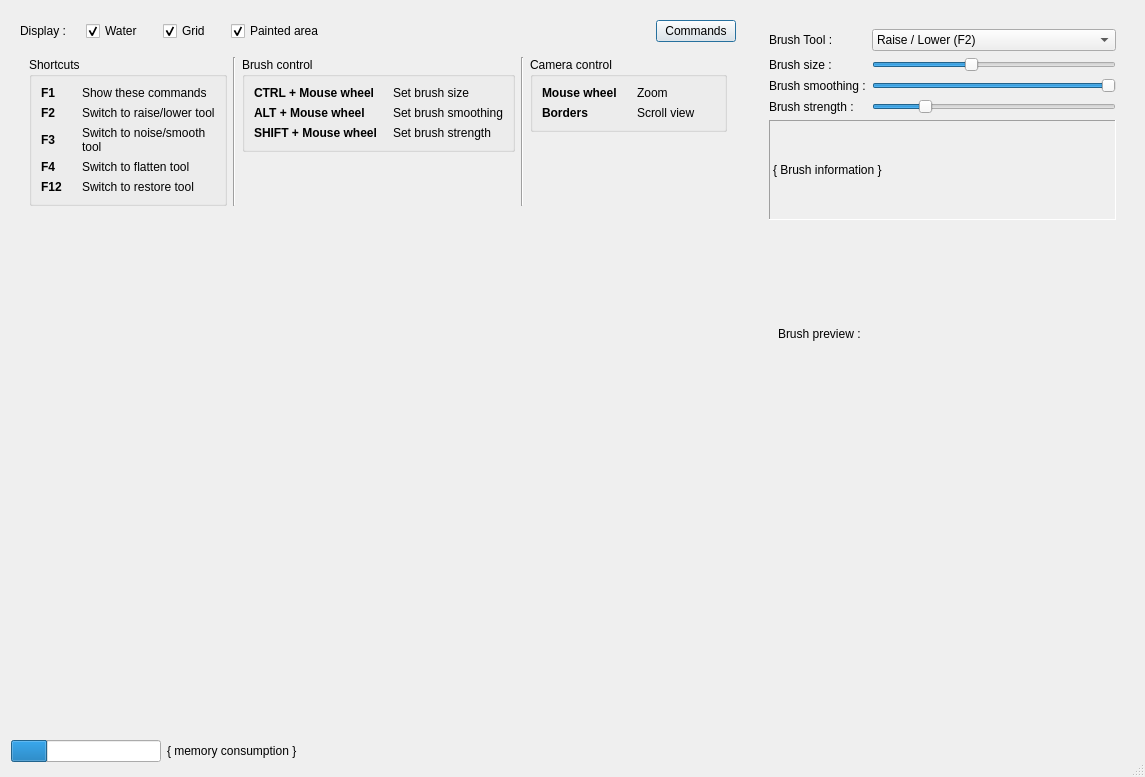
<?xml version="1.0" encoding="UTF-8"?>
<ui version="4.0">
 <class>DialogTerrainPainting</class>
 <widget class="QDialog" name="DialogTerrainPainting">
  <property name="geometry">
   <rect>
    <x>0</x>
    <y>0</y>
    <width>1145</width>
    <height>777</height>
   </rect>
  </property>
  <property name="sizePolicy">
   <sizepolicy hsizetype="MinimumExpanding" vsizetype="Preferred">
    <horstretch>0</horstretch>
    <verstretch>0</verstretch>
   </sizepolicy>
  </property>
  <property name="windowTitle">
   <string>Paysages 3D - Terrain painting</string>
  </property>
  <property name="sizeGripEnabled">
   <bool>true</bool>
  </property>
  <property name="modal">
   <bool>true</bool>
  </property>
  <layout class="QVBoxLayout" name="verticalLayout">
   <item>
    <layout class="QHBoxLayout" name="horizontalLayout">
     <item>
      <widget class="QWidget" name="verticalWidget2" native="true">
       <property name="sizePolicy">
        <sizepolicy hsizetype="Preferred" vsizetype="Preferred">
         <horstretch>1</horstretch>
         <verstretch>1</verstretch>
        </sizepolicy>
       </property>
       <layout class="QVBoxLayout" name="verticalLayout_2" stretch="0,0,0">
        <property name="sizeConstraint">
         <enum>QLayout::SetDefaultConstraint</enum>
        </property>
        <item>
         <layout class="QHBoxLayout" name="horizontalLayout_3">
          <property name="spacing">
           <number>20</number>
          </property>
          <item>
           <widget class="QLabel" name="label_21">
            <property name="text">
             <string>Display :</string>
            </property>
           </widget>
          </item>
          <item>
           <widget class="QCheckBox" name="checkBox">
            <property name="text">
             <string>Water</string>
            </property>
            <property name="checked">
             <bool>true</bool>
            </property>
           </widget>
          </item>
          <item>
           <widget class="QCheckBox" name="checkBox_2">
            <property name="text">
             <string>Grid</string>
            </property>
            <property name="checked">
             <bool>true</bool>
            </property>
           </widget>
          </item>
          <item>
           <widget class="QCheckBox" name="checkBox_3">
            <property name="text">
             <string>Painted area</string>
            </property>
            <property name="checked">
             <bool>true</bool>
            </property>
           </widget>
          </item>
          <item>
           <spacer name="horizontalSpacer_3">
            <property name="orientation">
             <enum>Qt::Horizontal</enum>
            </property>
            <property name="sizeHint" stdset="0">
             <size>
              <width>40</width>
              <height>20</height>
             </size>
            </property>
           </spacer>
          </item>
          <item>
           <widget class="QPushButton" name="pushButton">
            <property name="text">
             <string>Commands</string>
            </property>
            <property name="icon">
             <iconset resource="../../../../data/ui_pictures.qrc">
              <normaloff>:/buttons/logo/images/about.png</normaloff>:/buttons/logo/images/about.png</iconset>
            </property>
            <property name="iconSize">
             <size>
              <width>16</width>
              <height>16</height>
             </size>
            </property>
            <property name="shortcut">
             <string notr="true">F1</string>
            </property>
            <property name="checkable">
             <bool>true</bool>
            </property>
            <property name="checked">
             <bool>false</bool>
            </property>
            <property name="flat">
             <bool>false</bool>
            </property>
           </widget>
          </item>
         </layout>
        </item>
        <item>
         <widget class="QWidget" name="widget_commands" native="true">
          <property name="styleSheet">
           <string notr="true"/>
          </property>
          <layout class="QHBoxLayout" name="horizontalLayout_5">
           <item alignment="Qt::AlignTop">
            <widget class="QGroupBox" name="groupBox">
             <property name="sizePolicy">
              <sizepolicy hsizetype="Preferred" vsizetype="Fixed">
               <horstretch>0</horstretch>
               <verstretch>0</verstretch>
              </sizepolicy>
             </property>
             <property name="title">
              <string>Shortcuts</string>
             </property>
             <property name="flat">
              <bool>true</bool>
             </property>
             <layout class="QVBoxLayout" name="verticalLayout_5">
              <item>
               <layout class="QGridLayout" name="gridLayout">
                <property name="horizontalSpacing">
                 <number>16</number>
                </property>
                <item row="1" column="1">
                 <widget class="QLabel" name="label_9">
                  <property name="text">
                   <string>Switch to raise/lower tool</string>
                  </property>
                  <property name="wordWrap">
                   <bool>true</bool>
                  </property>
                 </widget>
                </item>
                <item row="2" column="0">
                 <widget class="QLabel" name="label_10">
                  <property name="font">
                   <font>
                    <weight>75</weight>
                    <bold>true</bold>
                   </font>
                  </property>
                  <property name="text">
                   <string>F3</string>
                  </property>
                  <property name="wordWrap">
                   <bool>true</bool>
                  </property>
                 </widget>
                </item>
                <item row="0" column="1">
                 <widget class="QLabel" name="label_6">
                  <property name="text">
                   <string>Show these commands</string>
                  </property>
                  <property name="wordWrap">
                   <bool>true</bool>
                  </property>
                 </widget>
                </item>
                <item row="3" column="0">
                 <widget class="QLabel" name="label_12">
                  <property name="font">
                   <font>
                    <weight>75</weight>
                    <bold>true</bold>
                   </font>
                  </property>
                  <property name="text">
                   <string>F4</string>
                  </property>
                  <property name="wordWrap">
                   <bool>true</bool>
                  </property>
                 </widget>
                </item>
                <item row="0" column="0">
                 <widget class="QLabel" name="label">
                  <property name="font">
                   <font>
                    <weight>75</weight>
                    <bold>true</bold>
                   </font>
                  </property>
                  <property name="text">
                   <string>F1</string>
                  </property>
                  <property name="wordWrap">
                   <bool>true</bool>
                  </property>
                 </widget>
                </item>
                <item row="1" column="0">
                 <widget class="QLabel" name="label_8">
                  <property name="font">
                   <font>
                    <weight>75</weight>
                    <bold>true</bold>
                   </font>
                  </property>
                  <property name="text">
                   <string>F2</string>
                  </property>
                  <property name="wordWrap">
                   <bool>true</bool>
                  </property>
                 </widget>
                </item>
                <item row="2" column="1">
                 <widget class="QLabel" name="label_11">
                  <property name="text">
                   <string>Switch to noise/smooth tool</string>
                  </property>
                  <property name="wordWrap">
                   <bool>true</bool>
                  </property>
                 </widget>
                </item>
                <item row="3" column="1">
                 <widget class="QLabel" name="label_13">
                  <property name="text">
                   <string>Switch to flatten tool</string>
                  </property>
                  <property name="wordWrap">
                   <bool>true</bool>
                  </property>
                 </widget>
                </item>
                <item row="4" column="0">
                 <widget class="QLabel" name="label_16">
                  <property name="font">
                   <font>
                    <weight>75</weight>
                    <bold>true</bold>
                   </font>
                  </property>
                  <property name="text">
                   <string>F12</string>
                  </property>
                  <property name="wordWrap">
                   <bool>true</bool>
                  </property>
                 </widget>
                </item>
                <item row="4" column="1">
                 <widget class="QLabel" name="label_17">
                  <property name="text">
                   <string>Switch to restore tool</string>
                  </property>
                  <property name="wordWrap">
                   <bool>true</bool>
                  </property>
                 </widget>
                </item>
               </layout>
              </item>
             </layout>
            </widget>
           </item>
           <item>
            <widget class="Line" name="line">
             <property name="orientation">
              <enum>Qt::Vertical</enum>
             </property>
            </widget>
           </item>
           <item alignment="Qt::AlignTop">
            <widget class="QGroupBox" name="groupBox_2">
             <property name="sizePolicy">
              <sizepolicy hsizetype="Preferred" vsizetype="Fixed">
               <horstretch>0</horstretch>
               <verstretch>0</verstretch>
              </sizepolicy>
             </property>
             <property name="title">
              <string>Brush control</string>
             </property>
             <property name="flat">
              <bool>true</bool>
             </property>
             <layout class="QVBoxLayout" name="verticalLayout_6">
              <item>
               <layout class="QGridLayout" name="gridLayout_2">
                <property name="horizontalSpacing">
                 <number>16</number>
                </property>
                <item row="1" column="1">
                 <widget class="QLabel" name="label_18">
                  <property name="text">
                   <string>Set brush smoothing</string>
                  </property>
                  <property name="wordWrap">
                   <bool>true</bool>
                  </property>
                 </widget>
                </item>
                <item row="2" column="0">
                 <widget class="QLabel" name="label_19">
                  <property name="font">
                   <font>
                    <weight>75</weight>
                    <bold>true</bold>
                   </font>
                  </property>
                  <property name="text">
                   <string>SHIFT + Mouse wheel</string>
                  </property>
                  <property name="wordWrap">
                   <bool>true</bool>
                  </property>
                 </widget>
                </item>
                <item row="0" column="1">
                 <widget class="QLabel" name="label_20">
                  <property name="text">
                   <string>Set brush size</string>
                  </property>
                  <property name="wordWrap">
                   <bool>true</bool>
                  </property>
                 </widget>
                </item>
                <item row="0" column="0">
                 <widget class="QLabel" name="label_22">
                  <property name="font">
                   <font>
                    <weight>75</weight>
                    <bold>true</bold>
                   </font>
                  </property>
                  <property name="text">
                   <string>CTRL + Mouse wheel</string>
                  </property>
                  <property name="wordWrap">
                   <bool>true</bool>
                  </property>
                 </widget>
                </item>
                <item row="1" column="0">
                 <widget class="QLabel" name="label_23">
                  <property name="font">
                   <font>
                    <weight>75</weight>
                    <bold>true</bold>
                   </font>
                  </property>
                  <property name="text">
                   <string>ALT + Mouse wheel</string>
                  </property>
                  <property name="wordWrap">
                   <bool>true</bool>
                  </property>
                 </widget>
                </item>
                <item row="2" column="1">
                 <widget class="QLabel" name="label_25">
                  <property name="text">
                   <string>Set brush strength</string>
                  </property>
                  <property name="wordWrap">
                   <bool>true</bool>
                  </property>
                 </widget>
                </item>
               </layout>
              </item>
             </layout>
            </widget>
           </item>
           <item>
            <widget class="Line" name="line_2">
             <property name="orientation">
              <enum>Qt::Vertical</enum>
             </property>
            </widget>
           </item>
           <item alignment="Qt::AlignTop">
            <widget class="QGroupBox" name="groupBox_3">
             <property name="sizePolicy">
              <sizepolicy hsizetype="Preferred" vsizetype="Fixed">
               <horstretch>0</horstretch>
               <verstretch>0</verstretch>
              </sizepolicy>
             </property>
             <property name="title">
              <string>Camera control</string>
             </property>
             <property name="flat">
              <bool>true</bool>
             </property>
             <layout class="QVBoxLayout" name="verticalLayout_7">
              <item>
               <layout class="QGridLayout" name="gridLayout_3">
                <property name="horizontalSpacing">
                 <number>16</number>
                </property>
                <item row="0" column="0">
                 <widget class="QLabel" name="label_34">
                  <property name="font">
                   <font>
                    <weight>75</weight>
                    <bold>true</bold>
                   </font>
                  </property>
                  <property name="text">
                   <string>Mouse wheel</string>
                  </property>
                  <property name="wordWrap">
                   <bool>true</bool>
                  </property>
                 </widget>
                </item>
                <item row="1" column="0">
                 <widget class="QLabel" name="label_35">
                  <property name="font">
                   <font>
                    <weight>75</weight>
                    <bold>true</bold>
                   </font>
                  </property>
                  <property name="text">
                   <string>Borders</string>
                  </property>
                  <property name="wordWrap">
                   <bool>true</bool>
                  </property>
                 </widget>
                </item>
                <item row="1" column="1">
                 <widget class="QLabel" name="label_30">
                  <property name="text">
                   <string>Scroll view</string>
                  </property>
                  <property name="wordWrap">
                   <bool>true</bool>
                  </property>
                 </widget>
                </item>
                <item row="0" column="1">
                 <widget class="QLabel" name="label_32">
                  <property name="text">
                   <string>Zoom</string>
                  </property>
                  <property name="wordWrap">
                   <bool>true</bool>
                  </property>
                 </widget>
                </item>
               </layout>
              </item>
             </layout>
            </widget>
           </item>
          </layout>
         </widget>
        </item>
        <item>
         <widget class="WidgetHeightMap" name="widget_heightmap" native="true">
          <property name="sizePolicy">
           <sizepolicy hsizetype="Expanding" vsizetype="Preferred">
            <horstretch>1</horstretch>
            <verstretch>1</verstretch>
           </sizepolicy>
          </property>
          <property name="minimumSize">
           <size>
            <width>400</width>
            <height>400</height>
           </size>
          </property>
         </widget>
        </item>
       </layout>
      </widget>
     </item>
     <item>
      <widget class="QWidget" name="verticalWidget" native="true">
       <property name="maximumSize">
        <size>
         <width>450</width>
         <height>16777215</height>
        </size>
       </property>
       <layout class="QVBoxLayout" name="verticalLayout_3">
        <item>
         <widget class="QWidget" name="widget_2" native="true">
          <layout class="QVBoxLayout" name="verticalLayout_4">
           <item>
            <layout class="QFormLayout" name="formLayout">
             <property name="fieldGrowthPolicy">
              <enum>QFormLayout::AllNonFixedFieldsGrow</enum>
             </property>
             <item row="0" column="0">
              <widget class="QLabel" name="label_2">
               <property name="text">
                <string>Brush Tool : </string>
               </property>
              </widget>
             </item>
             <item row="0" column="1">
              <widget class="QComboBox" name="input_brush_mode">
               <item>
                <property name="text">
                 <string>Raise / Lower (F2)</string>
                </property>
               </item>
               <item>
                <property name="text">
                 <string>Add noise / Smooth (F3)</string>
                </property>
               </item>
               <item>
                <property name="text">
                 <string>Flatten terrain (F4)</string>
                </property>
               </item>
               <item>
                <property name="text">
                 <string>Restore to base shape (F12)</string>
                </property>
               </item>
              </widget>
             </item>
             <item row="1" column="0">
              <widget class="QLabel" name="label_3">
               <property name="text">
                <string>Brush size :</string>
               </property>
              </widget>
             </item>
             <item row="1" column="1">
              <widget class="QSlider" name="input_brush_size">
               <property name="maximum">
                <number>100</number>
               </property>
               <property name="value">
                <number>40</number>
               </property>
               <property name="orientation">
                <enum>Qt::Horizontal</enum>
               </property>
              </widget>
             </item>
             <item row="2" column="0">
              <widget class="QLabel" name="label_4">
               <property name="text">
                <string>Brush smoothing :</string>
               </property>
              </widget>
             </item>
             <item row="2" column="1">
              <widget class="QSlider" name="input_brush_smoothing">
               <property name="maximum">
                <number>100</number>
               </property>
               <property name="value">
                <number>100</number>
               </property>
               <property name="orientation">
                <enum>Qt::Horizontal</enum>
               </property>
              </widget>
             </item>
             <item row="3" column="0">
              <widget class="QLabel" name="label_5">
               <property name="text">
                <string>Brush strength :</string>
               </property>
              </widget>
             </item>
             <item row="3" column="1">
              <widget class="QSlider" name="input_brush_strength">
               <property name="maximum">
                <number>100</number>
               </property>
               <property name="value">
                <number>20</number>
               </property>
               <property name="orientation">
                <enum>Qt::Horizontal</enum>
               </property>
              </widget>
             </item>
            </layout>
           </item>
           <item>
            <widget class="QLabel" name="label_brush_description">
             <property name="minimumSize">
              <size>
               <width>0</width>
               <height>100</height>
              </size>
             </property>
             <property name="frameShape">
              <enum>QFrame::Panel</enum>
             </property>
             <property name="frameShadow">
              <enum>QFrame::Sunken</enum>
             </property>
             <property name="text">
              <string notr="true">{ Brush information }</string>
             </property>
             <property name="textFormat">
              <enum>Qt::RichText</enum>
             </property>
             <property name="wordWrap">
              <bool>true</bool>
             </property>
             <property name="margin">
              <number>20</number>
             </property>
            </widget>
           </item>
           <item>
            <widget class="QWidget" name="brush_preview" native="true">
             <layout class="QHBoxLayout" name="container_brush_preview">
              <property name="topMargin">
               <number>8</number>
              </property>
              <item>
               <widget class="QLabel" name="label_7">
                <property name="text">
                 <string>Brush preview :</string>
                </property>
               </widget>
              </item>
              <item>
               <widget class="QWidget" name="widget_brush_preview" native="true">
                <property name="minimumSize">
                 <size>
                  <width>200</width>
                  <height>200</height>
                 </size>
                </property>
               </widget>
              </item>
              <item>
               <spacer name="horizontalSpacer_2">
                <property name="orientation">
                 <enum>Qt::Horizontal</enum>
                </property>
                <property name="sizeHint" stdset="0">
                 <size>
                  <width>40</width>
                  <height>20</height>
                 </size>
                </property>
               </spacer>
              </item>
             </layout>
            </widget>
           </item>
           <item>
            <spacer name="verticalSpacer">
             <property name="orientation">
              <enum>Qt::Vertical</enum>
             </property>
             <property name="sizeHint" stdset="0">
              <size>
               <width>20</width>
               <height>40</height>
              </size>
             </property>
            </spacer>
           </item>
          </layout>
         </widget>
        </item>
       </layout>
      </widget>
     </item>
    </layout>
   </item>
   <item>
    <layout class="QHBoxLayout" name="horizontalLayout_2">
     <property name="sizeConstraint">
      <enum>QLayout::SetDefaultConstraint</enum>
     </property>
     <item>
      <widget class="QProgressBar" name="progress_memory_consumption">
       <property name="maximumSize">
        <size>
         <width>150</width>
         <height>16777215</height>
        </size>
       </property>
       <property name="value">
        <number>24</number>
       </property>
       <property name="textVisible">
        <bool>false</bool>
       </property>
      </widget>
     </item>
     <item>
      <widget class="QLabel" name="label_memory_consumption">
       <property name="text">
        <string notr="true">{ memory consumption }</string>
       </property>
      </widget>
     </item>
     <item>
      <spacer name="horizontalSpacer">
       <property name="orientation">
        <enum>Qt::Horizontal</enum>
       </property>
       <property name="sizeHint" stdset="0">
        <size>
         <width>40</width>
         <height>20</height>
        </size>
       </property>
      </spacer>
     </item>
     <item>
      <widget class="WidgetGlobalFormButtons" name="widget_4" native="true">
       <property name="minimumSize">
        <size>
         <width>100</width>
         <height>30</height>
        </size>
       </property>
      </widget>
     </item>
    </layout>
   </item>
  </layout>
 </widget>
 <customwidgets>
  <customwidget>
   <class>WidgetGlobalFormButtons</class>
   <extends>QWidget</extends>
   <header>common/widgetglobalformbuttons.h</header>
   <container>1</container>
   <slots>
    <signal>okClicked()</signal>
    <signal>revertClicked()</signal>
    <signal>cancelClicked()</signal>
   </slots>
  </customwidget>
  <customwidget>
   <class>WidgetHeightMap</class>
   <extends>QWidget</extends>
   <header>terrain/widgetheightmap.h</header>
   <container>1</container>
   <slots>
    <signal>heightmapChanged()</signal>
    <slot>toggleWater(bool)</slot>
    <slot>toggleGrid(bool)</slot>
    <slot>togglePaintedArea(bool)</slot>
   </slots>
  </customwidget>
 </customwidgets>
 <tabstops>
  <tabstop>input_brush_mode</tabstop>
  <tabstop>input_brush_size</tabstop>
  <tabstop>input_brush_smoothing</tabstop>
  <tabstop>input_brush_strength</tabstop>
 </tabstops>
 <resources>
  <include location="../../../../data/ui_pictures.qrc"/>
 </resources>
 <connections>
  <connection>
   <sender>input_brush_smoothing</sender>
   <signal>valueChanged(int)</signal>
   <receiver>DialogTerrainPainting</receiver>
   <slot>brushConfigChanged()</slot>
   <hints>
    <hint type="sourcelabel">
     <x>919</x>
     <y>94</y>
    </hint>
    <hint type="destinationlabel">
     <x>437</x>
     <y>102</y>
    </hint>
   </hints>
  </connection>
  <connection>
   <sender>input_brush_mode</sender>
   <signal>currentIndexChanged(int)</signal>
   <receiver>DialogTerrainPainting</receiver>
   <slot>brushConfigChanged()</slot>
   <hints>
    <hint type="sourcelabel">
     <x>1115</x>
     <y>53</y>
    </hint>
    <hint type="destinationlabel">
     <x>437</x>
     <y>40</y>
    </hint>
   </hints>
  </connection>
  <connection>
   <sender>input_brush_strength</sender>
   <signal>valueChanged(int)</signal>
   <receiver>DialogTerrainPainting</receiver>
   <slot>brushConfigChanged()</slot>
   <hints>
    <hint type="sourcelabel">
     <x>1115</x>
     <y>143</y>
    </hint>
    <hint type="destinationlabel">
     <x>437</x>
     <y>132</y>
    </hint>
   </hints>
  </connection>
  <connection>
   <sender>input_brush_size</sender>
   <signal>valueChanged(int)</signal>
   <receiver>DialogTerrainPainting</receiver>
   <slot>brushConfigChanged()</slot>
   <hints>
    <hint type="sourcelabel">
     <x>919</x>
     <y>73</y>
    </hint>
    <hint type="destinationlabel">
     <x>437</x>
     <y>72</y>
    </hint>
   </hints>
  </connection>
  <connection>
   <sender>widget_4</sender>
   <signal>cancelClicked()</signal>
   <receiver>DialogTerrainPainting</receiver>
   <slot>reject()</slot>
   <hints>
    <hint type="sourcelabel">
     <x>1134</x>
     <y>766</y>
    </hint>
    <hint type="destinationlabel">
     <x>711</x>
     <y>597</y>
    </hint>
   </hints>
  </connection>
  <connection>
   <sender>widget_4</sender>
   <signal>okClicked()</signal>
   <receiver>DialogTerrainPainting</receiver>
   <slot>accept()</slot>
   <hints>
    <hint type="sourcelabel">
     <x>1134</x>
     <y>766</y>
    </hint>
    <hint type="destinationlabel">
     <x>683</x>
     <y>597</y>
    </hint>
   </hints>
  </connection>
  <connection>
   <sender>widget_4</sender>
   <signal>revertClicked()</signal>
   <receiver>DialogTerrainPainting</receiver>
   <slot>revert()</slot>
   <hints>
    <hint type="sourcelabel">
     <x>1134</x>
     <y>766</y>
    </hint>
    <hint type="destinationlabel">
     <x>747</x>
     <y>597</y>
    </hint>
   </hints>
  </connection>
  <connection>
   <sender>checkBox</sender>
   <signal>toggled(bool)</signal>
   <receiver>widget_heightmap</receiver>
   <slot>toggleWater(bool)</slot>
   <hints>
    <hint type="sourcelabel">
     <x>153</x>
     <y>43</y>
    </hint>
    <hint type="destinationlabel">
     <x>58</x>
     <y>480</y>
    </hint>
   </hints>
  </connection>
  <connection>
   <sender>checkBox_2</sender>
   <signal>toggled(bool)</signal>
   <receiver>widget_heightmap</receiver>
   <slot>toggleGrid(bool)</slot>
   <hints>
    <hint type="sourcelabel">
     <x>234</x>
     <y>43</y>
    </hint>
    <hint type="destinationlabel">
     <x>121</x>
     <y>463</y>
    </hint>
   </hints>
  </connection>
  <connection>
   <sender>widget_heightmap</sender>
   <signal>heightmapChanged()</signal>
   <receiver>DialogTerrainPainting</receiver>
   <slot>heightmapChanged()</slot>
   <hints>
    <hint type="sourcelabel">
     <x>465</x>
     <y>523</y>
    </hint>
    <hint type="destinationlabel">
     <x>481</x>
     <y>569</y>
    </hint>
   </hints>
  </connection>
  <connection>
   <sender>pushButton</sender>
   <signal>toggled(bool)</signal>
   <receiver>widget_commands</receiver>
   <slot>setVisible(bool)</slot>
   <hints>
    <hint type="sourcelabel">
     <x>734</x>
     <y>40</y>
    </hint>
    <hint type="destinationlabel">
     <x>536</x>
     <y>104</y>
    </hint>
   </hints>
  </connection>
  <connection>
   <sender>checkBox_3</sender>
   <signal>toggled(bool)</signal>
   <receiver>widget_heightmap</receiver>
   <slot>togglePaintedArea(bool)</slot>
   <hints>
    <hint type="sourcelabel">
     <x>307</x>
     <y>33</y>
    </hint>
    <hint type="destinationlabel">
     <x>377</x>
     <y>519</y>
    </hint>
   </hints>
  </connection>
 </connections>
 <slots>
  <slot>brushConfigChanged()</slot>
  <slot>heightmapChanged()</slot>
  <slot>revert()</slot>
  <slot>displayCommands()</slot>
 </slots>
</ui>
